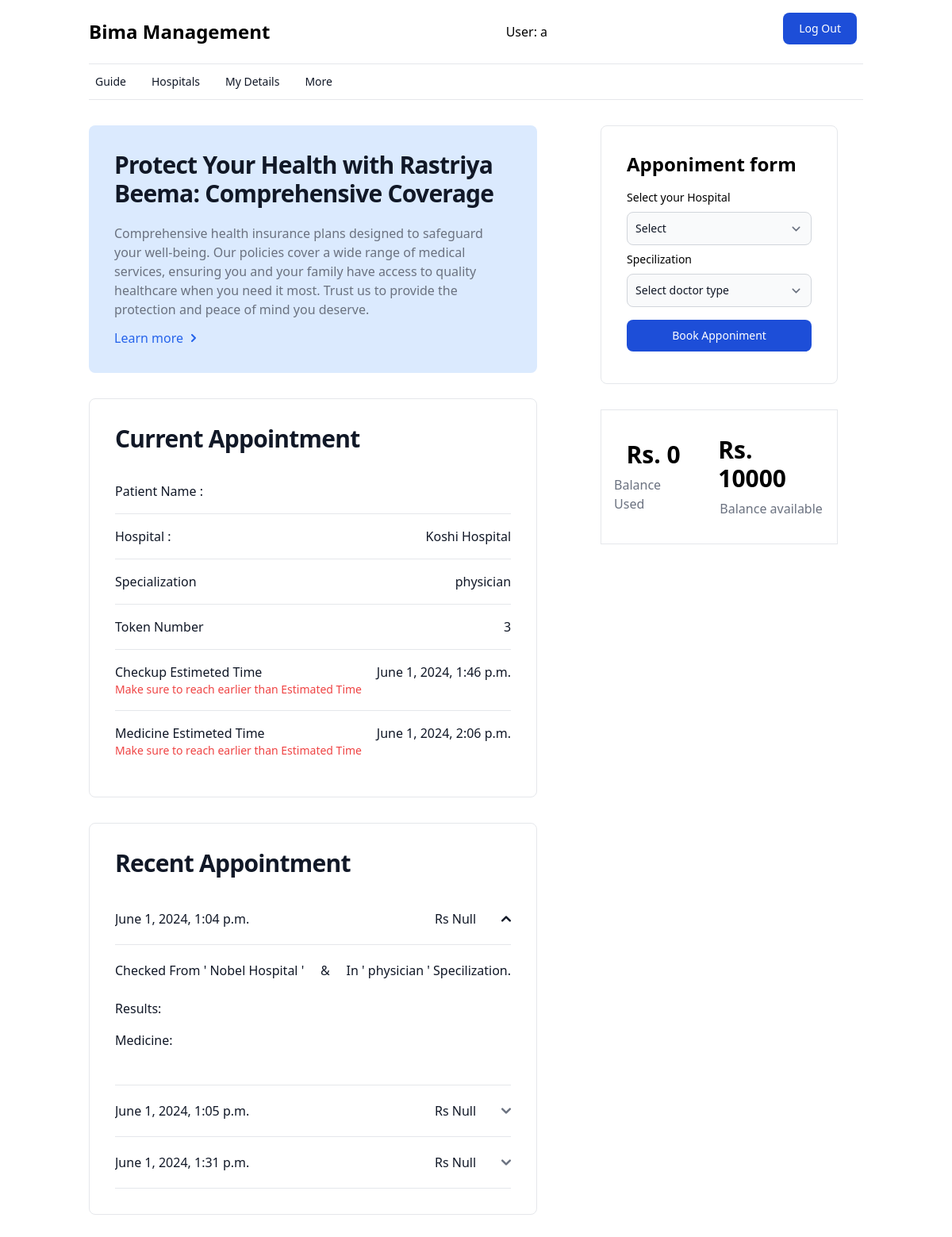
The page / (signed in) on the database its author committed.
### Bimapage/models.py (models this page shows)
class Opd(models.Model):
    appoinment = models.ForeignKey(Appoinment, on_delete=models.CASCADE)
    token_num = models.IntegerField()
    checkup_estimeted_time= models.DateTimeField(blank=True, null=True)
    medicine_estimeted_time= models.DateTimeField(blank=True, null=True)
    created_at = models.DateTimeField(auto_now=True)
    updated_at = models.DateTimeField(auto_now=True)

class Appoinment(models.Model):
    user= models.ForeignKey(User, on_delete=models.CASCADE)
    Hospital = models.ForeignKey(Hospital, on_delete=models.CASCADE)
    specilization = models.CharField(max_length=200 )
    appoinment_status= models.BooleanField(default=True)
    created_at = models.DateTimeField(auto_now_add=True)
    updated_at = models.DateTimeField(auto_now=True)

class Hospital(models.Model):
    registration_num = models.UUIDField(primary_key=True, default=uuid.uuid4, editable=False)
    hos_name = models.CharField(max_length=100)
    hos_address = models.CharField(max_length=200)
    HOS_TYPE_CHOICES = (
        ('gov', 'government'),
        ('private', 'private'),
    )
    hos_type = models.CharField(max_length=30, choices=HOS_TYPE_CHOICES, default='gov')
    hos_Ph = models.CharField(max_length=100, default=0)
    hos_email = models.EmailField(max_length=254, null=True, blank=True)
    hos_web = models.CharField(max_length=100, null=True, blank=True)
    logo = models.ImageField(upload_to='hospital', blank=True, null=True)
    created_at = models.DateTimeField(default=datetime.now)
    updated_at = models.DateTimeField(auto_now=True)
    def __str__(self):
        return self.hos_name

### Bimapage/views.py (the view)
# urls.py: path('', homepage, name="home"),
def homepage(request):
    hospitals = Hospital.objects.all()
    opd, latest_Opd=None,None
    if request.user.is_authenticated:
        opd = Opd.objects.filter(appoinment__user=request.user)
        latest_Opd= opd.last()
    else:
        messages.info(request, "Plz Create Account or Log in First")
    context = {'hospitals':hospitals, 'opd':opd, 'latest_Opd':latest_Opd}
    return render(request, 'pages/index.html',context)

### templates/pages/index.html (shortened to what this page needs)
{% extends "base.html" %}
{% block content %}
<main class="flex gap-12 px-28 py-8">
    <section class="w-3/5">
        <div class="p-4 bg-blue-100 rounded-lg md:p-8 dark:bg-gray-800">
            <h2 class="mb-5 text-3xl font-bold tracking-tight text-gray-900 dark:text-white">Protect Your Health with Rastriya Beema: Comprehensive Coverage</h2>
            <p class="mb-3 text-gray-500 dark:text-gray-400">Comprehensive health insurance plans designed to safeguard your well-being. Our policies cover a wide range of medical services, ensuring you and your family have access to quality healthcare when you need it most. Trust us to provide the protection and peace of mind you deserve.</p>
            <a href="#" class="inline-flex items-center font-medium text-blue-600 hover:text-blue-800 dark:text-blue-500 dark:hover:text-blue-700">
                Learn more
                <svg class=" w-2.5 h-2.5 ms-2 rtl:rotate-180" aria-hidden="true" xmlns="http://www.w3.org/2000/svg" fill="none" viewBox="0 0 6 10">
                    <path stroke="currentColor" stroke-linecap="round" stroke-linejoin="round" stroke-width="2" d="m1 9 4-4-4-4"/>
                </svg>
            </a>
        </div>
        <div class="p-4 mt-8 border rounded-lg md:p-8 dark:bg-gray-800">
            <h2 class="mb-5 text-3xl font-bold tracking-tight text-gray-900 dark:text-white">Current Appointment</h2>
            {% if latest_Opd %}
                <ul role="list" class="divide-y divide-gray-200 dark:divide-gray-700">
                    <li class="py-3 sm:py-4">
                        <div class="flex items-center justify-between">
                                <p class=" font-medium text-gray-900 truncate dark:text-white">
                                    Patient Name :
                                </p>
                        </div>
                    </li>
                    <li class="py-3 sm:py-4">
                        <div class="flex items-center justify-between">
                                <p class=" font-medium text-gray-900 truncate dark:text-white">
                                    Hospital :
                                </p>
                            <div class="inline-flex items-center text-base text-gray-900 dark:text-white">
                                {{latest_Opd.appoinment.Hospital}}
                            </div>
                        </div>
                    </li>
                    <li class="py-3 sm:py-4">
                        <div class="flex items-center justify-between">
                                <p class=" font-medium text-gray-900 truncate dark:text-white">
                                    Specialization
                                </p>
                            <div class="inline-flex items-center text-base text-gray-900 dark:text-white">
                                {{latest_Opd.appoinment.specilization}}
                            </div>
                        </div>
                    </li>
                    <li class="py-3 sm:py-4">
                        <div class="flex items-center justify-between">
                                <p class=" font-medium text-gray-900 truncate dark:text-white">
                                    Token Number
                                </p>
                            <div class="inline-flex items-center text-base text-gray-900 dark:text-white">
                                {{ latest_Opd.token_num }}
                            </div>
                        </div>
                    </li>
                    <li class="py-3 sm:py-4">
                        <div class="flex items-center justify-between">
                                <p class=" font-medium text-gray-900 truncate dark:text-white">
                                    Checkup Estimeted Time
                                </p>
                            <div class="inline-flex items-center text-base text-gray-900 dark:text-white">
                                {{ latest_Opd.checkup_estimeted_time }}
                            </div>
                        </div>
                        <p class="text-sm text-red-500">Make sure to reach earlier than Estimated Time</p>
                    </li>
                    <li class="py-3 sm:py-4">
                        <div class="flex items-center justify-between">
                                <p class=" font-medium text-gray-900 truncate dark:text-white">
                                    Medicine Estimeted Time
                                </p>
                            <div class="inline-flex items-center text-base text-gray-900 dark:text-white">
                                {{ latest_Opd.medicine_estimeted_time }}
                            </div>
                        </div>
                        <p class="text-sm text-red-500">Make sure to reach earlier than Estimated Time</p>
                    </li>
                </ul>
            {% else %}
                <p class=" font-medium text-gray-900 truncate dark:text-white">
                    No Apponiment set yet
                </p>
            {% endif %}
        </div>
            <div class="p-4 mt-8 border rounded-lg md:p-8 dark:bg-gray-800">
                <h2 class="mb-5 text-3xl font-bold tracking-tight text-gray-900 dark:text-white">Recent Appointment</h2>
                 {% if opd %}
                <div id="accordion-flush" data-accordion="collapse" data-active-classes="bg-white dark:bg-gray-900 text-gray-900 dark:text-white" data-inactive-classes="text-gray-500 dark:text-gray-400">
                    {% for eachopd in opd %}
                    <h2 id="accordion-flush-heading-1">
                        <button data-accordion-target="#accordion-flush-body-{{ forloop.counter }}" type="button" class="flex items-center justify-between w-full py-5 font-medium rtl:text-right text-gray-500 border-b border-gray-200 dark:border-gray-700 dark:text-gray-400 gap-3" aria-expanded="true" aria-controls="accordion-flush-body-1">
                            <p class=" font-medium text-gray-900 truncate dark:text-white">
                                {{eachopd.created_at}}
                            </p>
                            <div class="flex gap-8 items-center">
                                <div class="inline-flex items-center text-base text-gray-900 dark:text-white">
                                    Rs Null
                                </div>
                                <svg data-accordion-icon class="w-3 h-3 rotate-180 shrink-0" aria-hidden="true" xmlns="http://www.w3.org/2000/svg" fill="none" viewBox="0 0 10 6">
                                <path stroke="currentColor" stroke-linecap="round" stroke-linejoin="round" stroke-width="2" d="M9 5 5 1 1 5"/>
                                </svg>
                            </div>
                        </button>
                    </h2>
                    <div id="accordion-flush-body-{{ forloop.counter }}" class="hidden" aria-labelledby="accordion-flush-heading-1">
                        <div class="py-5 border-b border-gray-200 dark:border-gray-700">
                            <div>
                                <p class=" font-medium text-gray-900 truncate dark:text-white">
                                    Checked From ' {{eachopd.appoinment.Hospital}} Hospital ' &nbsp;&nbsp;&nbsp; &  &nbsp;&nbsp;&nbsp;  In ' {{eachopd.appoinment.specilization}} '  Specilization.
                                </p>
                                <br>
                                <div class="inline-flex items-center text-base text-gray-900 dark:text-white">
                                    <p class=" font-medium text-gray-900 truncate dark:text-white">
                                    Results:
                                    </p>
                                </div>
                                <div class="mt-4">
                                    <p class=" font-medium text-gray-900 truncate dark:text-white">
                                        Medicine:
                                    </p>
                                </div>
                            </div>
                        </div>
                    </div>
                    {% endfor %}
                </div>
                {% else %}
                <p class=" font-medium text-gray-900 truncate dark:text-white">
                    No Recent Apponiment set yet, Plz add any
                </p>
                {% endif %}
            </div>
    </section>
    <aside class="w-2/5 px-8">
        <article class=" sticky top-8 ">
            <form class="w-full mx-auto bg-white py-8 px-8 rounded-lg border" method="post" action="/appoinment/">
                <div class="heading-text mb-4">
                <h1 class="font-bold text-2xl ">Apponiment form</h1>
                </div>
                <label for="countries" class="block mb-2 text-sm font-medium text-black dark:text-white">Select your
                Hospital</label>
                <select id="countries" name="hospital"
                class="bg-gray-50 border border-gray-300 text-gray-900 text-sm rounded-lg focus:ring-blue-500 focus:border-blue-500 block w-full p-2.5 dark:bg-gray-700 dark:border-gray-600 dark:placeholder-gray-400 dark:text-white dark:focus:ring-blue-500 dark:focus:border-blue-500" required>
                <option value="" disabled selected>Select</option>
                </select>
                <label for="countries" class="block mb-2 text-sm font-medium text-black  dark:text-white mt-2">
                Specilization</label>
                <select id="doctor_type" name="doctor_type"
                class="bg-gray-50 border border-gray-300 text-gray-900 text-sm rounded-lg focus:ring-blue-500 focus:border-blue-500 block w-full p-2.5 dark:bg-gray-700 dark:border-gray-600 dark:placeholder-gray-400 dark:text-white dark:focus:ring-blue-500 dark:focus:border-blue-500" required>
                <option value="" disabled selected>Select doctor type</option>
                </select>
                <button type="submit"
                class="text-white w-full bg-blue-700 hover:bg-blue-800 focus:ring-4 focus:ring-blue-300 font-medium rounded-lg text-sm px-5 py-2.5 me-2 mb-2 dark:bg-blue-600 dark:hover:bg-blue-700 focus:outline-none dark:focus:ring-blue-800 my-4">Book Apponiment</button>
            </form>
        {% if request.user.is_authenticated %}
        <section class="mt-8 py-8 px-4 border flex gap-8 justify-evenly">
            <div class="flex flex-col items-center justify-center">
                <dt class="mb-2 text-3xl font-extrabold">Rs. 0</dt>
                <dd class="text-gray-500 dark:text-gray-400">Balance Used</dd>
            </div>
            <div class="flex flex-col items-center justify-center">
                <dt class="mb-2 text-3xl font-extrabold">Rs. 10000</dt>
                <dd class="text-gray-500 dark:text-gray-400">Balance available</dd>
            </div>
        </section>
        {% endif %}
        </article>
    </aside>
</main>
{% endblock content %}

### templates/base.html (shortened to what this page needs)
{% load static tailwind_tags %}
<!doctype html>
<html>
<head>
  {% tailwind_css %}
</head>
<body>
    <nav class="bg-white border-gray-200 dark:bg-gray-900 px-28">
        <div class="flex flex-wrap justify-between items-center py-4">
            <a href="/" class="flex items-center space-x-3 rtl:space-x-reverse">
                <span class="self-center text-2xl font-semibold whitespace-nowrap dark:text-white">Bima Management</span>
            </a>
            {% if request.user.is_authenticated %}
            User: {{ request.user.username }}
            {% endif %}
            <div class="flex items-center space-x-6 rtl:space-x-reverse">
                {% if request.user.is_authenticated %}
                <a href="/logout">
                    <button type="button" class="text-white bg-blue-700 hover:bg-blue-800 focus:ring-4 focus:ring-blue-300 font-medium rounded-lg text-sm px-5 py-2.5 me-2 mb-2 dark:bg-blue-600 dark:hover:bg-blue-700 focus:outline-none dark:focus:ring-blue-800">Log Out</button>
                </a>
                {% endif %}
            </div>
        </div>
    </nav>
    <nav class="px-28">
        <div class="py-3 mx-auto  border-t border-b px-2">
            <div class="flex items-center">
                <ul class="flex flex-row font-medium mt-0 space-x-8 rtl:space-x-reverse text-sm">
                    <li>
                        <a href="#" class="text-gray-900 dark:text-white hover:underline" aria-current="page">Guide</a>
                    </li>
                    <li>
                        <a href="#" class="text-gray-900 dark:text-white hover:underline">Hospitals</a>
                    </li>
                    <li>
                        <a href="#" class="text-gray-900 dark:text-white hover:underline">My Details</a>
                    </li>
                    <li>
                        <a href="#" class="text-gray-900 dark:text-white hover:underline">More</a>
                    </li>
                </ul>
            </div>
        </div>
    </nav>
    {% block content %}
    {% endblock content %}
</body>
</html>

### rows shown on the page
Opd: appoinment.Hospital "Koshi Hospital", appoinment.specilization "physician", token_num "3", checkup_estimeted_time "June 1, 2024, 1:46 p.m.", medicine_estimeted_time "June 1, 2024, 2:06 p.m.", created_at "June 1, 2024, 1:31 p.m."
Opd: created_at "June 1, 2024, 1:04 p.m.", appoinment.Hospital "Nobel", appoinment.specilization "physician"
Opd: created_at "June 1, 2024, 1:05 p.m."

### other values the page prints
{{ request.user.username }} "a"
